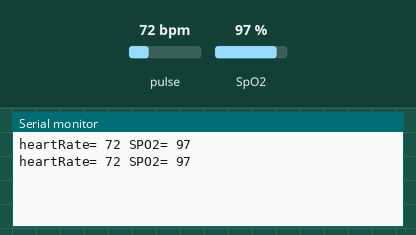
A sketch run on a simulated Arduino Uno, built with avr-gcc and run on an emulated ATmega328P. Shown: the last lines printed to the serial monitor. Inputs (shaded band) come from the test bench; at power-on: pulse 72 bpm, SpO2 97 %.

Above: at 8.8 s.
8.9 s: pulse set to 42 bpm
At 13.0 s:
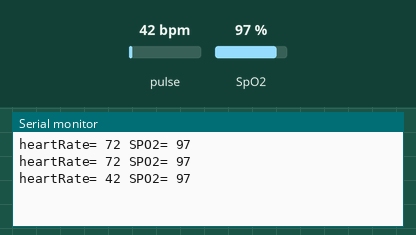
14.9 s: SpO2 set to 80 %
At 17.3 s:
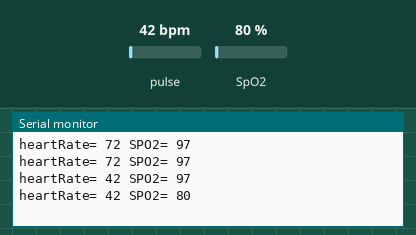
20.9 s: pulse set to 70 bpm
At 24.6 s:
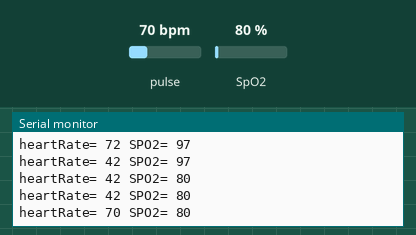
Timing chart, 0 to 26.1 s (numbered marks = the images above; inputs shaded):
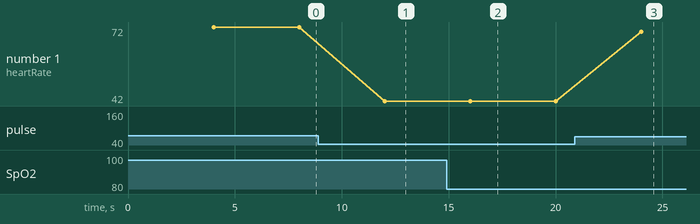

The sketch:

SPO2.ino
```cpp
// (licence header left out)
#include <DFRobot_MAX30102.h>

DFRobot_MAX30102 particleSensor;

/*
Macro definition options in sensor configuration
sampleAverage: SAMPLEAVG_1 SAMPLEAVG_2 SAMPLEAVG_4
               SAMPLEAVG_8 SAMPLEAVG_16 SAMPLEAVG_32
ledMode:       MODE_REDONLY  MODE_RED_IR  MODE_MULTILED
sampleRate:    PULSEWIDTH_69 PULSEWIDTH_118 PULSEWIDTH_215 PULSEWIDTH_411
pulseWidth:    SAMPLERATE_50 SAMPLERATE_100 SAMPLERATE_200 SAMPLERATE_400
               SAMPLERATE_800 SAMPLERATE_1000 SAMPLERATE_1600 SAMPLERATE_3200
adcRange:      ADCRANGE_2048 ADCRANGE_4096 ADCRANGE_8192 ADCRANGE_16384
*/
void setup()
{
  //Init serial
  Serial.begin(115200);
  /*!
   *@brief Init sensor
   *@param pWire IIC bus pointer object and construction device, can both pass or not pass parameters (Wire in default)
   *@param i2cAddr Chip IIC address (0x57 in default)
   *@return true or false
   */
  while (!particleSensor.begin()) {
    Serial.println("MAX30102 was not found");
    delay(1000);
  }

  /*!
   *@brief Use macro definition to configure sensor
   *@param ledBrightness LED brightness, default value: 0x1F（6.4mA), Range: 0~255（0=Off, 255=50mA）
   *@param sampleAverage Average multiple samples then draw once, reduce data throughput, default 4 samples average
   *@param ledMode LED mode, default to use red light and IR at the same time
   *@param sampleRate Sampling rate, default 400 samples every second
   *@param pulseWidth Pulse width: the longer the pulse width, the wider the detection range. Default to be Max range
   *@param adcRange ADC Measurement Range, default 4096 (nA), 15.63(pA) per LSB
   */
  particleSensor.sensorConfiguration(/*ledBrightness=*/50, /*sampleAverage=*/SAMPLEAVG_1, \
                        /*ledMode=*/MODE_MULTILED, /*sampleRate=*/SAMPLERATE_800, \
                        /*pulseWidth=*/PULSEWIDTH_411, /*adcRange=*/ADCRANGE_16384);
}

int32_t SPO2; //SPO2
int8_t SPO2Valid; //Flag to display if SPO2 calculation is valid
int32_t heartRate; //Heart-rate
int8_t heartRateValid; //Flag to display if heart-rate calculation is valid

void loop()
{
 // Serial.println(F("wait"));
  particleSensor.heartrateAndOxygenSaturation(/**SPO2=*/&SPO2, /**SPO2Valid=*/&SPO2Valid, /**heartRate=*/&heartRate, /**heartRateValid=*/&heartRateValid);
  //Print result
//  Serial.print(askAdonis(SPO2, heartRate));
  if (heartRateValid && SPO2Valid)
  {
    Serial.print(F("heartRate= "));
    Serial.print(heartRate, DEC);
//    Serial.print("\n");
    Serial.print(F(" SPO2= "));
    Serial.print(SPO2, DEC);
    Serial.print("\n");
  }

//  Serial.print(F("heartRateValid="));
//  Serial.print(heartRateValid, DEC);

//  Serial.print(F(", SPO2Valid="));
//  Serial.println(SPO2Valid, DEC);
}
```

Measured:
- after the input at 8.9 s, the serial monitor: prints a new line after 3.1 s (image 1)
- after the input at 14.9 s, the serial monitor: prints a new line after 1.1 s (image 2)
- after the input at 20.9 s, the serial monitor: prints a new line after 3.1 s (image 3)
- plotted number 1: 72 → 42 after the input at 8.9 s, 42 → 70 after the input at 20.9 s
